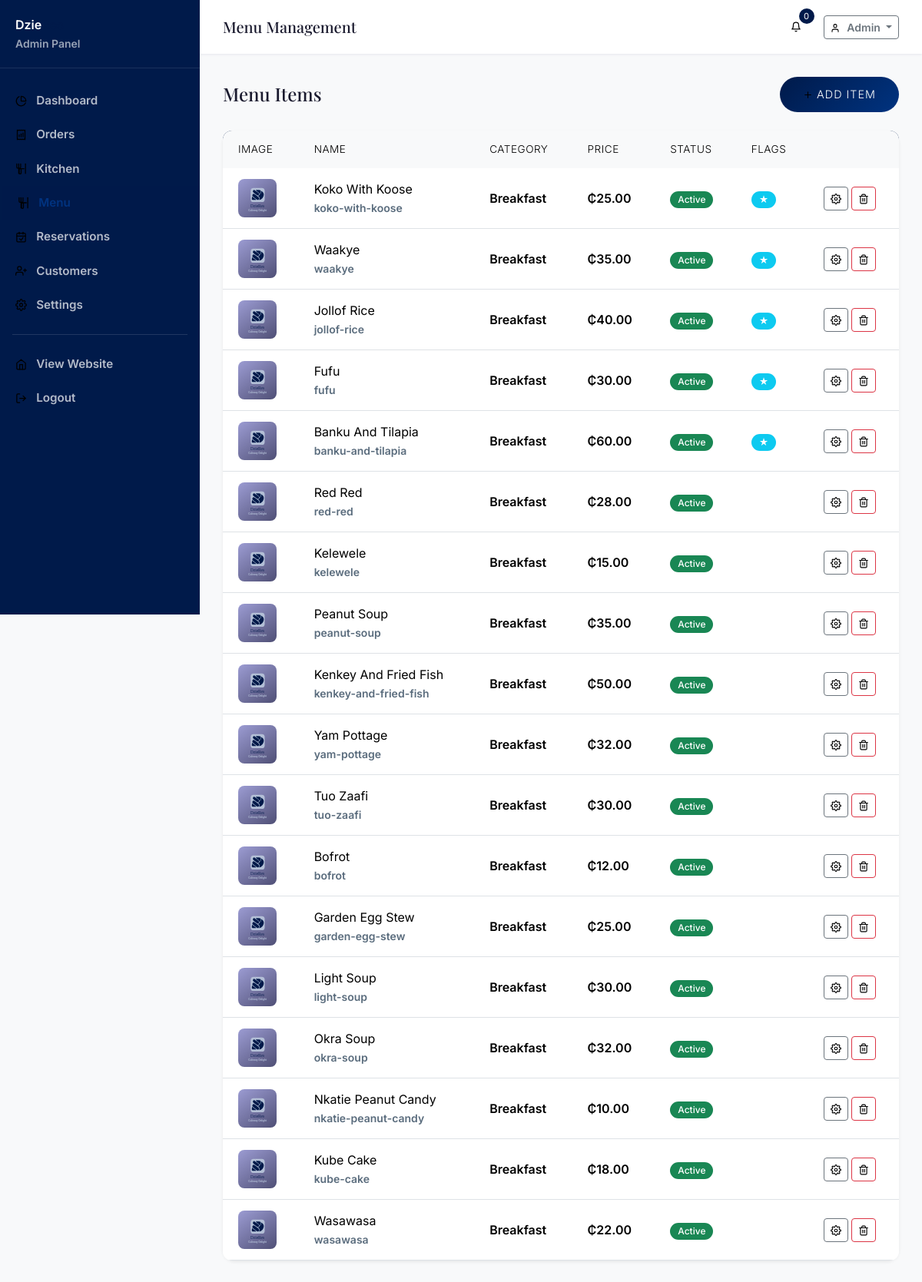
/admin/menu (signed in), run on an earlier commit of the app's database.
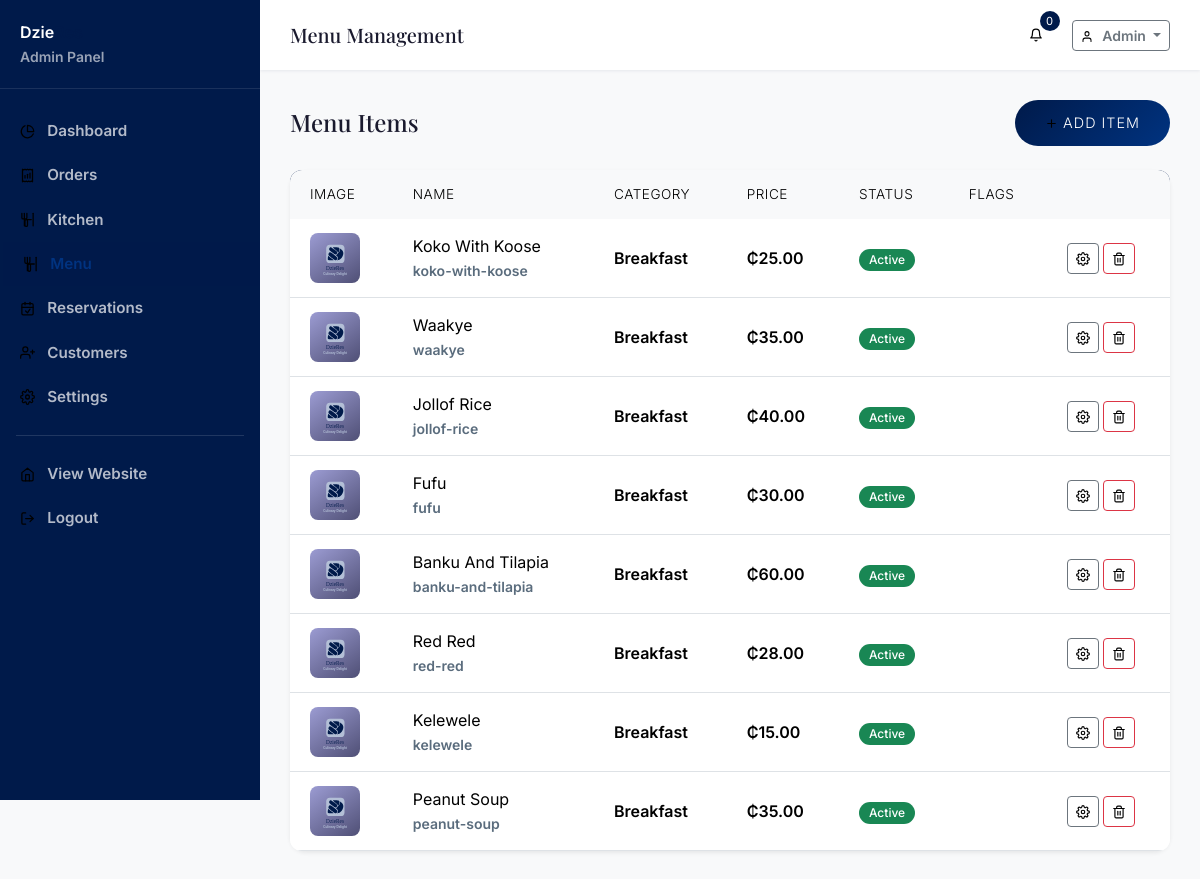
And on a later commit of the database.
### tables this page shows
CREATE TABLE users (
    id INTEGER PRIMARY KEY AUTOINCREMENT,
    role_id INTEGER NOT NULL DEFAULT 3,
    firstname VARCHAR(50) NOT NULL,
    lastname VARCHAR(50) NOT NULL,
    email VARCHAR(100) NOT NULL UNIQUE,
    phone VARCHAR(20),
    password VARCHAR(255) NOT NULL,
    avatar VARCHAR(255),
    address TEXT,
    city VARCHAR(100),
    state VARCHAR(100),
    zip VARCHAR(20),
    country VARCHAR(100) DEFAULT 'Ghana',
    email_verified_at DATETIME,
    verification_token VARCHAR(100),
    remember_token VARCHAR(100),
    reset_token VARCHAR(100),
    reset_token_expires DATETIME,
    status TEXT DEFAULT 'active',
    last_login DATETIME,
    ip_address VARCHAR(45),
    created_at DATETIME DEFAULT CURRENT_TIMESTAMP,
    updated_at DATETIME DEFAULT CURRENT_TIMESTAMP,
    FOREIGN KEY (role_id) REFERENCES roles(id)
);

CREATE TABLE foods (
    id INTEGER PRIMARY KEY AUTOINCREMENT,
    category_id INTEGER NOT NULL,
    name VARCHAR(200) NOT NULL,
    slug VARCHAR(200) NOT NULL UNIQUE,
    description TEXT,
    ingredients TEXT,
    price DECIMAL(10,2) NOT NULL,
    discount_percent DECIMAL(5,2) DEFAULT 0,
    final_price DECIMAL(10,2),
    calories INTEGER,
    preparation_time INTEGER, -- in minutes
    image VARCHAR(255),
    images TEXT, -- JSON array
    spice_level TEXT DEFAULT 'mild',
    availability TEXT DEFAULT 'available',
    status TEXT DEFAULT 'active',
    is_featured INTEGER DEFAULT 0,
    is_todays_special INTEGER DEFAULT 0,
    is_chef_recommendation INTEGER DEFAULT 0,
    tags TEXT, -- JSON array
    serving_size VARCHAR(50),
    allergens TEXT, -- JSON array
    preparation_time_range VARCHAR(50),
    unit TEXT DEFAULT 'plate',
    stock_quantity INTEGER DEFAULT 999,
    min_order_qty INTEGER DEFAULT 1,
    max_order_qty INTEGER DEFAULT 20,
    sort_order INTEGER DEFAULT 0,
    created_at DATETIME DEFAULT CURRENT_TIMESTAMP,
    updated_at DATETIME DEFAULT CURRENT_TIMESTAMP,
    FOREIGN KEY (category_id) REFERENCES categories(id) ON DELETE CASCADE
);

CREATE TABLE categories (
    id INTEGER PRIMARY KEY AUTOINCREMENT,
    name VARCHAR(100) NOT NULL,
    slug VARCHAR(100) NOT NULL UNIQUE,
    description TEXT,
    image VARCHAR(255),
    icon VARCHAR(50),
    parent_id INTEGER,
    sort_order INTEGER DEFAULT 0,
    status TEXT DEFAULT 'active',
    is_featured INTEGER DEFAULT 0,
    created_at DATETIME DEFAULT CURRENT_TIMESTAMP,
    updated_at DATETIME DEFAULT CURRENT_TIMESTAMP,
    FOREIGN KEY (parent_id) REFERENCES categories(id) ON DELETE SET NULL
);

### views/admin/menu/index.php (the view, shortened to what the rows shown need)
<div class="d-flex justify-content-between align-items-center mb-4">
    <h4 class="mb-0">Menu Items</h4>
    <a href="<?= \baseUrl('admin/menu/create') ?>" class="btn btn-gold"><?= \icon('plus', ['style' => 'width:0.9em;height:0.9em;margin-right:0.35rem;vertical-align:-0.15em;']) ?>Add Item</a>
</div>
<div class="card border-0 shadow-sm">
    <div class="card-body p-0">
        <div class="table-responsive">
            <table class="table align-middle mb-0">
                <thead class="table-light"><tr><th>Image</th><th>Name</th><th>Category</th><th>Price</th><th>Status</th><th>Flags</th><th></th></tr></thead>
                <tbody>
                    <?php foreach ($foods as $f): ?>
                        <tr>
                            <td><img src="<?= \uploadUrl($f->image) ?>" alt="" style="width:50px;height:50px;object-fit:cover;border-radius:8px;"></td>
                            <td><strong><?= \escape($f->name) ?></strong><div class="small text-muted"><?= \escape($f->slug) ?></div></td>
                            <td><?= \escape($f->category_name ?? '') ?></td>
                            <td><?= \formatPrice($f->final_price ?? $f->price) ?><?php if ($f->discount_percent>0): ?><span class="badge bg-danger ms-1">-<?= $f->discount_percent ?>%</span><?php endif; ?></td>
                            <td><span class="badge bg-<?= $f->status==='active'?'success':'secondary' ?>"><?= ucfirst($f->status) ?></span></td>
                            <td>
                                <?php if ($f->is_featured): ?><span class="badge bg-info" title="Featured">★</span><?php endif; ?>
                            </td>
                            <td>
                                <a href="<?= \baseUrl('admin/menu/' . $f->id . '/edit') ?>" class="btn btn-sm btn-outline-secondary"><?= \icon('edit', []) ?></a>
                                <button class="btn btn-sm btn-outline-danger menu-delete" data-id="<?= $f->id ?>"><?= \icon('trash', []) ?></button>
                            </td>
                        </tr>
                    <?php endforeach; ?>
                </tbody>
            </table>
        </div>
    </div>
</div>

### Router.php (shortened to what the rows shown need)
<?php
class Router
{
    private $routes = [];
    private $middleware = [];
    private $prefix = '';
    private function addRoute(string $methods, string $path, $handler, array $middleware): void
    {
        $path = $this->prefix . $path;
        $methods = explode('|', $methods);
        foreach ($methods as $method) {
            $this->routes[] = [
                'method' => strtoupper(trim($method)),
                'path' => $path,
                'handler' => $handler,
                'middleware' => array_merge($this->middleware, $middleware),
                'pattern' => $this->pathToRegex($path),
            ];
        }
    }
    public function group(string $prefix, callable $callback, array $middleware = []): void
    {
        $previousPrefix = $this->prefix;
        $previousMiddleware = $this->middleware;
        $this->prefix = $previousPrefix . $prefix;
        $this->middleware = array_merge($previousMiddleware, $middleware);
        $this->prefix = $previousPrefix;
        $this->middleware = $previousMiddleware;
    }
    public function dispatch(): void
    {
        $method = $_SERVER['REQUEST_METHOD'];
        $uri = parse_url($_SERVER['REQUEST_URI'], PHP_URL_PATH);
        $basePath = dirname($_SERVER['SCRIPT_NAME']);
        if ($basePath !== '/' && strpos($uri, $basePath) === 0) {
            $uri = substr($uri, strlen($basePath));
        }
        $uri = '/' . trim($uri, '/');
        foreach ($this->routes as $route) {
            if ($route['method'] !== $method) {
                continue;
            }
            if (preg_match($route['pattern'], $uri, $matches)) {
                $params = array_filter($matches, function($key) {
                    return !is_numeric($key);
                }, ARRAY_FILTER_USE_KEY);
                $this->executeHandler($route['handler'], $params);
                return;
            }
        }
    }
    private function pathToRegex(string $path): string
    {
        $pattern = preg_replace('/\{([a-zA-Z_]+)\}/', '(?P<$1>[^/]+)', $path);
        $pattern = str_replace('/', '\/', $pattern);
        return '/^' . $pattern . '$/';
    }
    private function executeHandler($handler, array $params): void
    {
        if (is_callable($handler)) {
            call_user_func_array($handler, $params);
        } elseif (is_string($handler)) {
            if (strpos($handler, '@') !== false) {
                [$controller, $method] = explode('@', $handler);
                $instance = new $controller();
                call_user_func_array([$instance, $method], $params);
            } else {
                view($handler, $params);
            }
        }
    }
}

### views/admin/layouts/master.php (shortened to what the rows shown need)
<!DOCTYPE html>
<html lang="en" data-bs-theme="light">
<head>
    <link href="<?= \asset('vendor/bootstrap/bootstrap.min.css') ?>" rel="stylesheet">
    <link href="<?= \asset('vendor/fontawesome/all.min.css') ?>" rel="stylesheet">
    <link href="<?= \asset('vendor/fonts/local-fonts.css') ?>" rel="stylesheet">
    <link href="<?= \asset('css/style.css') ?>" rel="stylesheet">
</head>
<body>
    <div class="admin-wrapper">
        <aside class="admin-sidebar" id="adminSidebar">
            <div class="sidebar-brand">
                <a href="<?= \baseUrl('admin') ?>" class="text-decoration-none text-white">
                    <span class="brand-text">Dzie<span class="text-gold">Res</span></span>
                    <small class="d-block text-muted">Admin Panel</small>
                </a>
            </div>
            <nav class="sidebar-nav">
                <div class="nav-item <?= strpos($_SERVER['REQUEST_URI'], '/admin/dashboard') !== false || $_SERVER['REQUEST_URI'] === \baseUrl('admin') || rtrim($_SERVER['REQUEST_URI'], '/') === \baseUrl('admin') ? 'active' : '' ?>">
                    <a href="<?= \baseUrl('admin') ?>"><?= \icon('chart-pie', []) ?> Dashboard</a>
                </div>
                <div class="nav-item <?= strpos($_SERVER['REQUEST_URI'], '/admin/orders') !== false ? 'active' : '' ?>">
                    <a href="<?= \baseUrl('admin/orders') ?>"><?= \icon('receipt', []) ?> Orders</a>
                </div>
                <div class="nav-item <?= strpos($_SERVER['REQUEST_URI'], '/admin/kitchen') !== false ? 'active' : '' ?>">
                    <a href="<?= \baseUrl('admin/kitchen') ?>"><?= \icon('kitchen-set', []) ?> Kitchen</a>
                </div>
                <div class="nav-item <?= strpos($_SERVER['REQUEST_URI'], '/admin/menu') !== false ? 'active' : '' ?>">
                    <a href="<?= \baseUrl('admin/menu') ?>"><?= \icon('utensils', []) ?> Menu</a>
                </div>
                <div class="nav-item <?= strpos($_SERVER['REQUEST_URI'], '/admin/reservations') !== false ? 'active' : '' ?>">
                    <a href="<?= \baseUrl('admin/reservations') ?>"><?= \icon('calendar-check', []) ?> Reservations</a>
                </div>
                <div class="nav-item <?= strpos($_SERVER['REQUEST_URI'], '/admin/customers') !== false ? 'active' : '' ?>">
                    <a href="<?= \baseUrl('admin/customers') ?>"><?= \icon('user-plus', []) ?> Customers</a>
                </div>
                <div class="nav-item <?= strpos($_SERVER['REQUEST_URI'], '/admin/settings') !== false ? 'active' : '' ?>">
                    <a href="<?= \baseUrl('admin/settings') ?>"><?= \icon('cog', []) ?> Settings</a>
                </div>
                <hr class="text-white-50 mx-3">
                <div class="nav-item">
                    <a href="<?= \baseUrl() ?>"><?= \icon('globe', []) ?> View Website</a>
                </div>
                <div class="nav-item">
                    <a href="<?= \baseUrl('logout') ?>"><?= \icon('sign-out', []) ?> Logout</a>
                </div>
            </nav>
        </aside>
        <div class="admin-main">
            <header class="admin-header">
                <div class="d-flex justify-content-between align-items-center">
                    <div class="d-flex align-items-center gap-3">
                        <h5 class="mb-0"><?= \escape($pageTitle ?? 'Dashboard') ?></h5>
                    </div>
                    <div class="d-flex align-items-center gap-3">
                        <div class="dropdown">
                            <button class="btn btn-icon btn-sm position-relative" id="notificationBtn" data-bs-toggle="dropdown" aria-expanded="false">
                                <?= \icon('bell', []) ?>
                                <span class="cart-badge" id="notifCount">0</span>
                            </button>
                        </div>
                        <div class="dropdown">
                            <button class="btn btn-sm btn-outline-secondary dropdown-toggle" data-bs-toggle="dropdown">
                                <?= \icon('user', ['style' => 'width:0.9em;height:0.9em;margin-right:0.35rem;vertical-align:-0.15em;']) ?>
                                <?php $user = \auth(); if ($user): ?>
                                <?= \escape($user->firstname) ?>
                                <?php endif; ?>
                            </button>
                        </div>
                    </div>
                </div>
            </header>
            <div class="admin-content">
                <?php if (isset($contentView)): ?>
                    <?php \view($contentView, $data ?? []); ?>
                <?php else: ?>
                    <?php require $__viewPath ?? ''; ?>
                <?php endif; ?>
            </div>
        </div>
    </div>
</body>
</html>

### helpers/functions.php (shortened to what the rows shown need)
<?php
function app(): array
{
    static $config = null;
    if ($config === null) {
        $config = require __DIR__ . '/../config/app.php';
    }
    return $config;
}
function db(): Database
{
    return Database::getInstance();
}
function config(string $key, $default = null)
{
    $dbValue = dbConfigValue($key);
    $keys = explode('.', $key);
    $value = app();
    foreach ($keys as $segment) {
        $value = $value[$segment];
    }
    return $value;
}
function dbConfigValue(string $key)
{
    static $map = [
        'tax.rate'               => 'tax_rate',
        'service_charge'         => 'service_charge',
        'delivery.fee'           => 'delivery_fee',
        'delivery.free_above'    => 'free_delivery_above',
        'currency.symbol'        => 'currency_symbol',
        'currency.code'          => 'currency_code',
        'restaurant.name'        => 'restaurant_name',
        'restaurant.tagline'     => 'restaurant_tagline',
        'restaurant.phone'       => 'restaurant_phone',
        'restaurant.email'       => 'restaurant_email',
        'restaurant.address'     => 'restaurant_address',
        'restaurant.opening_hours' => 'opening_hours',
        'loyalty.points_per_ghs' => 'loyalty_points_per_ghs',
        'loyalty.welcome_points' => 'welcome_points',
        'app.accent_color'       => 'accent_color',
        'app.primary_color'      => 'primary_color',
    ];
    if (!isset($map[$key])) {
        return null;
    }
    try {
        return getSetting($map[$key]);
    } catch (\Throwable $e) {
        return null;
    }
}
function detectBaseUrl(): string
{
    $configured = config('url');
    if (!empty($_SERVER['HTTP_HOST'])) {
        $scheme = (!empty($_SERVER['HTTPS']) && $_SERVER['HTTPS'] !== 'off') ? 'https' : 'http';
        $host = $_SERVER['HTTP_HOST'];
        $script = $_SERVER['SCRIPT_NAME'] ?? '/index.php';
        $basePath = rtrim(dirname($script), '/');
        return $scheme . '://' . $host . $basePath;
    }
    return rtrim($configured ?: 'http://localhost/restaurant', '/');
}
function baseUrl(string $path = ''): string
{
    static $base = null;
    if ($base === null) {
        $base = detectBaseUrl();
    }
    return rtrim($base, '/') . '/' . ltrim($path, '/');
}
function sessionGet(string $key, $default = null)
{
    return $_SESSION[$key] ?? $default;
}
function sessionHas(string $key): bool
{
    return isset($_SESSION[$key]);
}
function auth(): ?object
{
    $user = db()->fetch(
        "SELECT u.*, r.name as role_name, r.slug as role_slug
         FROM users u
         JOIN roles r ON u.role_id = r.id
         WHERE u.id = ? AND u.status = 'active'",
        [sessionGet('user_id')]
    );
    return $user ?: null;
}
function escape(string $value): string
{
    return htmlspecialchars($value, ENT_QUOTES | ENT_HTML5, 'UTF-8');
}
function formatPrice(float $amount): string
{
    $symbol = config('currency.symbol', '₵');
    return $symbol . number_format($amount, 2);
}
function getSetting(string $key, $default = null)
{
    $result = db()->fetch("SELECT value FROM settings WHERE `key` = ?", [$key]);
    return $result ? $result->value : $default;
}
function view(string $view, array $data = []): void
{
    extract($data);
    $viewPath = __DIR__ . '/../views/' . $view . '.php';
    require $viewPath;
}
function asset(string $path): string
{
    return baseUrl('assets/' . ltrim($path, '/'));
}
function icon(string $name, array $attrs = []): string
{
    $file = $map[$name] ?? 'search.svg';
    $src = asset('images/icons/' . $file);
    $html = '<img src="' . $src . '" alt="' . $name . '" class="icon icon-' . $name . '"';
    foreach ($attrs as $k => $v) {
        $html .= ' ' . $k . '="' . htmlspecialchars($v, ENT_QUOTES) . '"';
    }
    $html .= '>';
    return $html;
}
function uploadUrl(?string $path): string
{
    if (empty($path)) {
        return asset('images/food-placeholder.svg');
    }
    return baseUrl($path);
}

What changed in the data, as far as the page shows it:
removed foods: name "Kenkey And Fried Fish", slug "kenkey-and-fried-fish", category.name "Breakfast", price "₵50.00", status "Active"
removed foods: name "Yam Pottage", slug "yam-pottage", category.name "Breakfast", price "₵32.00", status "Active"
removed foods: name "Tuo Zaafi", slug "tuo-zaafi", category.name "Breakfast", price "₵30.00", status "Active"
removed foods: name "Bofrot", slug "bofrot", category.name "Breakfast", price "₵12.00", status "Active"
removed foods: name "Garden Egg Stew", slug "garden-egg-stew", category.name "Breakfast", price "₵25.00", status "Active"
removed foods: name "Light Soup", slug "light-soup", category.name "Breakfast", price "₵30.00", status "Active"
removed foods: name "Okra Soup", slug "okra-soup", category.name "Breakfast", price "₵32.00", status "Active"
removed foods: name "Nkatie Peanut Candy", slug "nkatie-peanut-candy", category.name "Breakfast", price "₵10.00", status "Active"
removed foods: name "Kube Cake", slug "kube-cake", category.name "Breakfast", price "₵18.00", status "Active"
removed foods: name "Wasawasa", slug "wasawasa", category.name "Breakfast", price "₵22.00", status "Active"
changed foods "Koko With Koose": is_featured 1 → 0 (drawn)
changed foods "Waakye": is_featured 1 → 0 (drawn)
changed foods "Jollof Rice": is_featured 1 → 0 (drawn)
changed foods "Fufu": is_featured 1 → 0 (drawn)
changed foods "Banku And Tilapia": is_featured 1 → 0 (drawn)
